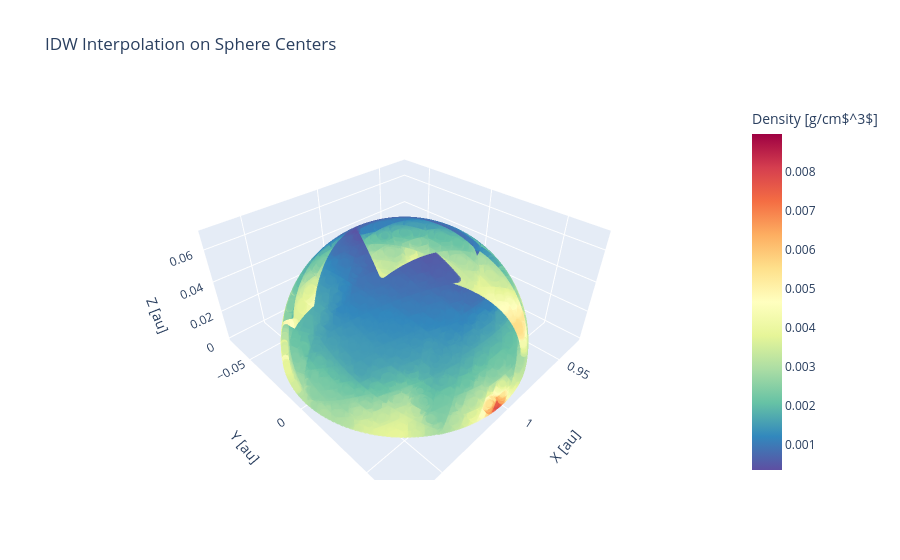

The code cell stored with this chart in its notebook:
### Markdown cell above
Lets see the 3D Density field over the surface:

### Code cell
import plotly.graph_objects as go

fig = go.Figure(data=go.Scatter3d(
    x=xcs.flatten(),
    y=ycs.flatten(),
    z=zcs.flatten(),
    mode='markers',
    marker=dict(
        size=4,
        color=density.flatten(),  # Color según la densidad interpolada
        colorscale='Spectral_r',
        opacity=0.7,
        colorbar=dict(title='Density [g/cm$^3$]'),
    )
))

fig.update_layout(
    scene=dict(
        xaxis_title='X [au]',
        yaxis_title='Y [au]',
        zaxis_title='Z [au]',
        aspectmode='data'
    ),
    title='IDW Interpolation on Sphere Centers'
)

fig.show()

### Figure 1 — Plotly figure (JSON) as saved in the notebook; plotly's stock layout.template omitted (floating-point values rounded to 4 significant figures; data arrays with more than 128 entries replaced by an {"elided": "..."} marker saying what was removed)
{"data": [{"marker": {"color": {"elided": "40832 float values"}, "colorbar": {"title": {"text": "Density [g/cm$^3$]"}}, "colorscale": [[0, "rgb(94,79,162)"], [0.1, "rgb(50,136,189)"], [0.2, "rgb(102,194,165)"], [0.3, "rgb(171,221,164)"], [0.4, "rgb(230,245,152)"], [0.5, "rgb(255,255,191)"], [0.6, "rgb(254,224,139)"], [0.7, "rgb(253,174,97)"], [0.8, "rgb(244,109,67)"], [0.9, "rgb(213,62,79)"], [1, "rgb(158,1,66)"]], "opacity": 0.7, "size": 4}, "mode": "markers", "type": "scatter3d", "x": {"elided": "40832 float values"}, "y": {"elided": "40832 float values"}, "z": {"elided": "40832 float values"}}], "layout": {"scene": {"aspectmode": "data", "xaxis": {"title": {"text": "X [au]"}}, "yaxis": {"title": {"text": "Y [au]"}}, "zaxis": {"title": {"text": "Z [au]"}}}, "title": {"text": "IDW Interpolation on Sphere Centers"}}}
